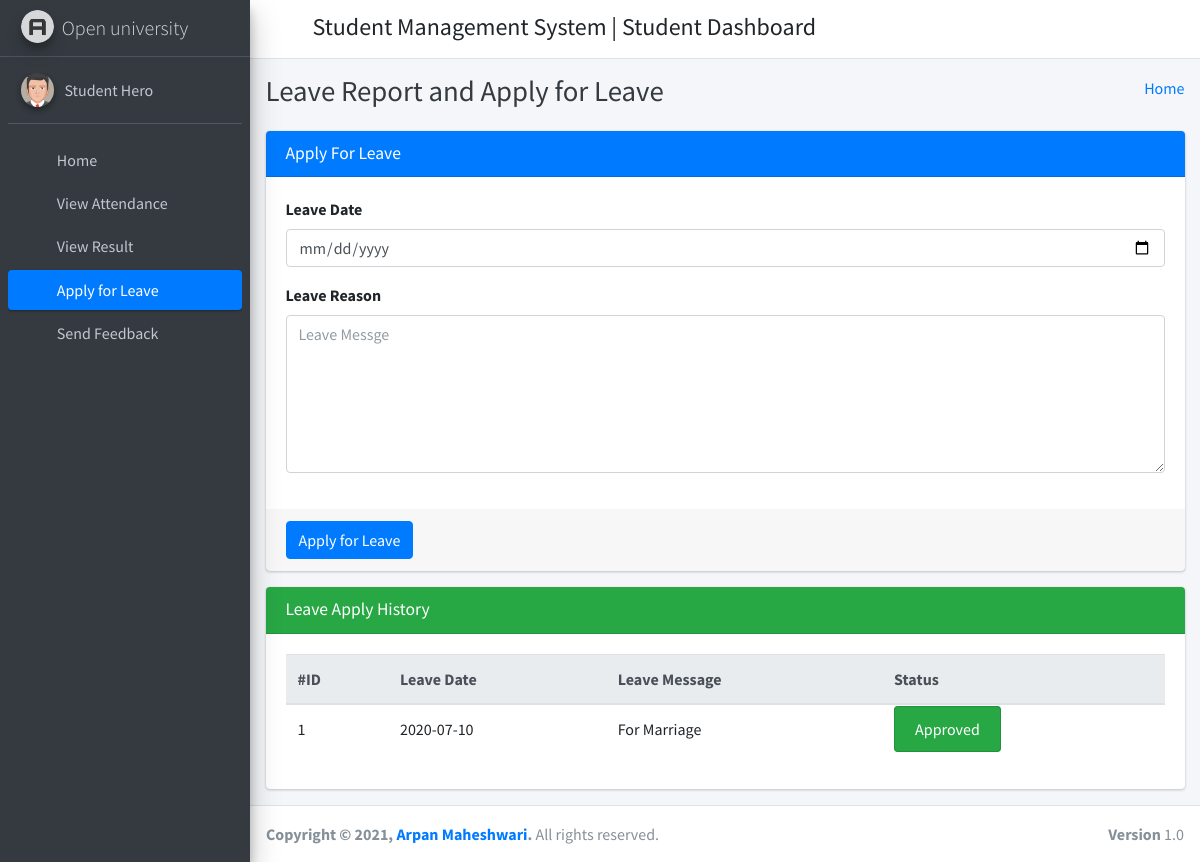
Screenshot of /student_apply_leave/ (signed in) with the database file from the repository.
### student_management_app/models.py (models this page shows)
class CustomUser(AbstractUser):
    user_type_data = ((1, "HOD"), (2, "Staff"), (3, "Student"))
    user_type = models.CharField(default=1, choices=user_type_data, max_length=10)

class LeaveReportStudent(models.Model):
    id = models.AutoField(primary_key=True)
    student_id = models.ForeignKey(Students, on_delete=models.CASCADE)
    leave_date = models.CharField(max_length=255)
    leave_message = models.TextField()
    leave_status = models.IntegerField(default=0)
    created_at = models.DateTimeField(auto_now_add=True)
    updated_at = models.DateTimeField(auto_now=True)
    objects = models.Manager()

### student_management_app/StudentViews.py (the view)
# urls.py: path('student_apply_leave/', StudentViews.student_apply_leave, name="student_apply_leave"),
def student_apply_leave(request):
    student_obj = Students.objects.get(admin=request.user.id)
    leave_data = LeaveReportStudent.objects.filter(student_id=student_obj)
    context = {
        "leave_data": leave_data
    }
    return render(request, 'student_template/student_apply_leave.html', context)

### student_management_app/templates/student_template/student_apply_leave.html (shortened to what this page needs)
{% extends 'student_template/base_template.html' %}
{% block page_title %}
    Leave Report and Apply for Leave
{% endblock page_title %}
{% block main_content %}
{% load static %}
<section class="content">
        <div class="container-fluid">
            <div class="row">
                <div class="col-md-12">
                    <div class="card card-primary">
                    <div class="card-header">
                        <h3 class="card-title">Apply For Leave</h3>
                    </div>
                    <form method="POST" action="{% url 'student_apply_leave_save' %}">
                        <div class="card-body">
                            <div class="form-group">
                                <label>Leave Date </label>
                                <input type="date" name="leave_date" class="form-control" />
                            </div>
                            <div class="form-group">
                                <label>Leave Reason </label>
                                <textarea name="leave_message" class="form-control" rows="6" placeholder="Leave Messge"></textarea>
                            </div>
                        </div>
                        <div class="card-footer">
                        <button type="submit" class="btn btn-primary">Apply for Leave</button>
                        </div>
                    </form>
                    </div>
                </div>
            </div>
            <div class="row">
                <div class="col-md-12">
                    <div class="card card-success">
                        <div class="card-header">
                            <h3 class="card-title">Leave Apply History</h3>
                        </div>
                        <div class="card-body">
                           <div class="table-responsive">
                                <table class="table">
                                    <thead class="thead-light">
                                    <tr>
                                        <th>#ID</th>
                                        <th>Leave Date</th>
                                        <th>Leave Message</th>
                                        <th>Status</th>
                                    </tr>
                                    </thead>
                                    {% for leave in leave_data %}
                                    <tr>
                                        <td>{{ leave.id }}</td>
                                        <td>{{ leave.leave_date }}</td>
                                        <td>{{ leave.leave_message }}</td>
                                        <td>
                                            {% if leave.leave_status == 1 %}
                                                <span class="alert alert-success">Approved</span>
                                            {% elif leave.leave_status == 2 %}
                                                <span class="alert alert-danger">Rejected</span>
                                            {% else %}
                                                <span class="alert alert-warning">Pending</span>
                                            {% endif %}
                                        </td>
                                    </tr>
                                    {% endfor %}
                                </table>
                            </div>
                        </div>
                    </div>
                </div>
            </div>
        </div>
      </section>
  {% endblock main_content %}

### student_management_app/templates/student_template/sidebar_template.html (shortened to what this page needs)
{% load static %}
<aside class="main-sidebar sidebar-dark-primary elevation-4">
      <a href="{% url 'student_home' %}" class="brand-link">
        <img src="{% static 'dist/img/AdminLTELogo.png' %}" alt="AdminLTE Logo" class="brand-image img-circle elevation-3"
            style="opacity: .8">
        <span class="brand-text font-weight-light">Open university</span>
      </a>
      <div class="sidebar">
        <div class="user-panel mt-3 pb-3 mb-3 d-flex">
          <div class="image">
            <img src="{% static 'dist/img/user2-160x160.jpg' %}" class="img-circle elevation-2" alt="User Image">
          </div>
          <div class="info">
            <a href="{% url 'student_profile' %}" class="d-block">{{ user.first_name }} {{ user.last_name }}</a>
          </div>
        </div>
        <nav class="mt-2">
          <ul class="nav nav-pills nav-sidebar flex-column" data-widget="treeview" role="menu" data-accordion="false">
            <li class="nav-item">
              {% url 'student_home' as student_home %}
              <a href="{{ student_home }}" class="nav-link {% if request.path == student_home %} active {% endif %}">
                <i class="nav-icon fas fa-tachometer-alt"></i>
                <p>
                  Home
                </p>
              </a>
            </li>
            <li class="nav-item">
              {% url 'student_view_attendance' as student_view_attendance %}
              <a href="{{ student_view_attendance }}" class="nav-link {% if request.path == student_view_attendance %} active {% endif %}">
                <i class="nav-icon fas fa-calendar-alt"></i>
                <p>
                  View Attendance
                </p>
              </a>
            </li>
            <li class="nav-item">
              {% url 'student_view_result' as student_view_result %}
              <a href="{{ student_view_result }}" class="nav-link {% if request.path == student_view_result %} active {% endif %}">
                <i class="nav-icon fas fa-tasks"></i>
                <p>
                  View Result
                </p>
              </a>
            </li>
            <li class="nav-item">
              {% url 'student_apply_leave' as student_apply_leave %}
              <a href="{{ student_apply_leave }}" class="nav-link {% if request.path == student_apply_leave %} active {% endif %}">
                <i class="nav-icon fas fa-envelope-open-text"></i>
                <p>
                  Apply for Leave
                </p>
              </a>
            </li>
            <li class="nav-item">
              {% url 'student_feedback' as student_feedback %}
              <a href="{{ student_feedback }}" class="nav-link {% if request.path == student_feedback %} active {% endif %}">
                <i class="nav-icon fas fa-comments"></i>
                <p>
                  Send Feedback
                </p>
              </a>
            </li>
          </ul>
        </nav>
      </div>
    </aside>

### rows the page displays
CustomUser: first_name "Student", last_name "Hero"
LeaveReportStudent: id "1", leave_date "2020-07-10", leave_message "For Marriage", leave_status "Approved"
